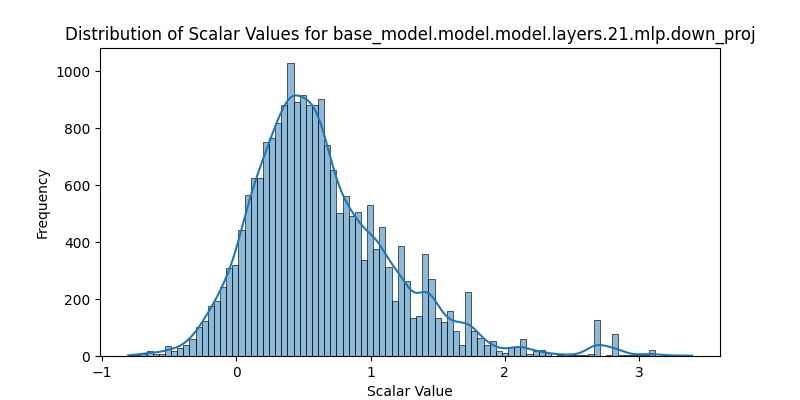
#> input picture em_interp/eval/lora_visualizations/base_model_model_model_layers_21_mlp_down_proj_distribution.png, 800 x 400 px; its folder holds only this picture in this run
$ python -i adapter_dashboard_util.py   (imports and definitions only)
#> lines starting #> are read from the running program, lines starting #| are printed output that depends on the picture
"""
Utility functions for generating interactive dashboards for adaptor analysis.
This module provides tools to visualize and explore adaptor values across tokens.
"""

import numpy as np
import pandas as pd
import matplotlib.pyplot as plt
import ipywidgets as widgets
from IPython.display import display, clear_output
import seaborn as sns
from typing import Dict, List, Tuple, Any, Union, Optional


# [75 lines left out: functions preprocess_adaptor_data, create_value_matrix, not called in this run]


def create_adaptor_dashboard(data: Dict):
    """
    Create an interactive dashboard for exploring adaptor values across tokens.

    Args:
        data: The adaptor data dictionary
    """
    # Process the data
    prompt = list(data.keys())[0]
    raw_data = data[prompt]

    # Convert all keys to strings for consistency
    raw_data_normalized = {}
    for key, value in raw_data.items():
        raw_data_normalized[str(key)] = value

    # Get the total number of tokens
    num_tokens = len(raw_data)

    # Extract tokens and adaptors - handle both string and integer keys
    tokens = []
    for idx in range(num_tokens):
        # Try both string and integer keys
        if str(idx) in raw_data:
            tokens.append(raw_data[str(idx)][0])
        elif idx in raw_data:
            tokens.append(raw_data[idx][0])
        else:
            raise KeyError(f"Cannot find token at index {idx} in data")

    clean_tokens = [t.replace('Ġ', ' ').strip() if t.startswith('Ġ') else t for t in tokens]

    # Get the first token's adaptor keys - try both string and integer keys
    first_token_data = None
    if '0' in raw_data:
        first_token_data = raw_data['0']
    elif 0 in raw_data:
        first_token_data = raw_data[0]
    else:
        raise KeyError("Cannot find first token (index 0) in data")

    adaptors = list(first_token_data[1].keys())

    # Create simplified adaptor names for display
    simplified_adaptors = []
    for adaptor in adaptors:
        layer_num = adaptor.split('layers.')[1].split('.mlp')[0]
        simplified_adaptors.append(f"down_proj {layer_num}")

    # Create a matrix of values
    value_matrix = np.zeros((len(tokens), len(adaptors)))
    for i in range(len(tokens)):
        # Try both string and integer keys
        if str(i) in raw_data:
            token_data = raw_data[str(i)]
        elif i in raw_data:
            token_data = raw_data[i]
        else:
            raise KeyError(f"Cannot find token at index {i} in data")

        for j, adaptor in enumerate(adaptors):
            value_matrix[i, j] = token_data[1][adaptor]

    # Calculate global min/max for normalization
    global_min = np.min(value_matrix)
    global_max = np.max(value_matrix)

    # Store token-specific min/max
    token_ranges = {}
    for i, token in enumerate(tokens):
        token_ranges[token] = {
            'min': np.min(value_matrix[i, :]),
            'max': np.max(value_matrix[i, :])
        }

    # Store adaptor-specific min/max
    adaptor_ranges = {}
    for j, adaptor in enumerate(adaptors):
        adaptor_ranges[adaptor] = {
            'min': np.min(value_matrix[:, j]),
            'max': np.max(value_matrix[:, j])
        }

    # Create visualization widgets
    token_dropdown = widgets.Dropdown(
        options=clean_tokens,
        description='Token:',
        disabled=False,
        style={'description_width': 'initial'},
        layout=widgets.Layout(width='200px')
    )

    adaptor_dropdown = widgets.Dropdown(
        options=simplified_adaptors,
        description='Adaptor:',
        disabled=False,
        style={'description_width': 'initial'},
        layout=widgets.Layout(width='200px')
    )

    normalization_radio = widgets.RadioButtons(
        options=['Global', 'Per Token', 'Per Adaptor'],
        description='Normalize:',
        disabled=False,
        style={'description_width': 'initial'},
        layout=widgets.Layout(width='150px')
    )

    # Add view selection for cleaner display
    view_selection = widgets.RadioButtons(
        options=['Heatmap + Token + Adaptor', 'Heatmap + Token', 'Heatmap + Adaptor', 'Heatmap Only'],
        description='View:',
        disabled=False,
        style={'description_width': 'initial'},
        layout=widgets.Layout(width='250px')
    )

    # Add token pagination controls for long sequences
    token_group_size = min(20, len(clean_tokens))  # Default to show 20 tokens at a time, or all if less than 20

    # Calculate number of token pages
    token_pages = max(1, (len(clean_tokens) + token_group_size - 1) // token_group_size)
    token_page_options = [f"Page {i+1} (tokens {i*token_group_size+1}-{min((i+1)*token_group_size, len(clean_tokens))})"
                          for i in range(token_pages)]

    token_page_dropdown = widgets.Dropdown(
        options=token_page_options,
        value=token_page_options[0] if token_page_options else None,
        description='Token Page:',
        disabled=False,
        style={'description_width': 'initial'},
        layout=widgets.Layout(width='300px')
    )

    # Create a slider for token group size
    token_group_size_slider = widgets.IntSlider(
        value=token_group_size,
        min=5,
        max=min(50, len(clean_tokens)),
        step=5,
        description='Tokens per page:',
        style={'description_width': 'initial'},
        layout=widgets.Layout(width='300px')
    )

    # Add figure size controls for better visualization
    figure_height_slider = widgets.IntSlider(
        value=9,
        min=5,
        max=20,
        step=1,
        description='Figure height:',
        style={'description_width': 'initial'},
        layout=widgets.Layout(width='200px')
    )

    # Checkbox to enable scrollable output
    scrollable_output = widgets.Checkbox(
        value=True,
        description='Scrollable output',
        style={'description_width': 'initial'},
        layout=widgets.Layout(width='150px')
    )

    # Output widget for displaying plots
    output = widgets.Output()

    # Define plot functions
    # [205 lines left out: functions plot_token_adaptors, plot_adaptor_tokens, create_heatmap, update_token_pagination, not called in this run]

    # Connect token group size slider to pagination update function
    token_group_size_slider.observe(update_token_pagination, names='value')

    # Define update function for interactive widgets
    # [157 lines left out: function update_plot, not called in this run]

    # Connect widgets to the update function
    token_dropdown.observe(update_plot, names='value')
    adaptor_dropdown.observe(update_plot, names='value')
    normalization_radio.observe(update_plot, names='value')
    view_selection.observe(update_plot, names='value')
    token_page_dropdown.observe(update_plot, names='value')
    figure_height_slider.observe(update_plot, names='value')
    scrollable_output.observe(update_plot, names='value')

    # Connect widgets to the update function
    token_dropdown.observe(update_plot, names='value')
    adaptor_dropdown.observe(update_plot, names='value')
    normalization_radio.observe(update_plot, names='value')
    view_selection.observe(update_plot, names='value')

    # Create the dashboard layout with controls organized in rows
    # First row: Main controls
    main_controls = widgets.HBox([
        token_dropdown,
        adaptor_dropdown,
        normalization_radio,
        view_selection
    ])

    # Second row: Pagination and visualization controls
    pagination_controls = widgets.HBox([
        token_page_dropdown,
        token_group_size_slider,
        figure_height_slider,
        scrollable_output
    ])

    # Make the output area scrollable if requested
    output_container = widgets.Box(
        children=[output],
        layout=widgets.Layout(
            overflow='auto',
            max_height='800px',
            border='1px solid #ddd',
            margin='5px 0px'
        )
    )

    # Combine all controls and output
    dashboard = widgets.VBox([
        main_controls,
        pagination_controls,
        output_container
    ])

    # Initial plot
    update_plot()

    return dashboard


# [54 lines left out: functions parse_adaptor_data, create_interactive_dashboard, not called in this run]

>>> import cv2
>>> picture = cv2.imread('../eval/lora_visualizations/base_model_model_model_layers_21_mlp_down_proj_distribution.png', cv2.IMREAD_GRAYSCALE)
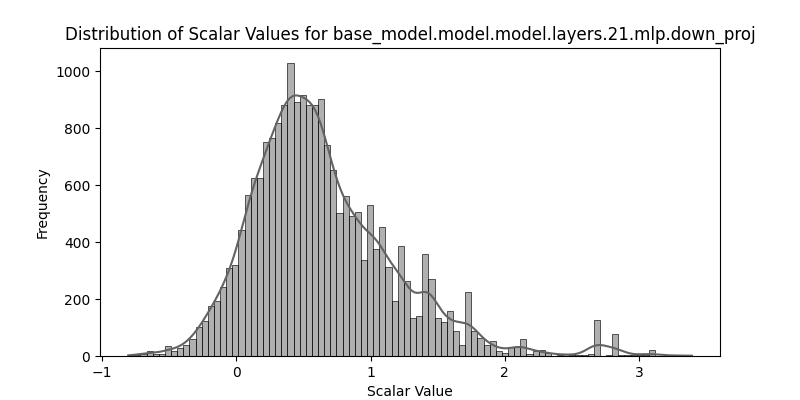
#> picture: shape (400, 800); min 0, max 255, mean 237.6
#> (the run stopped early here; a loop or call above may not have finished)
